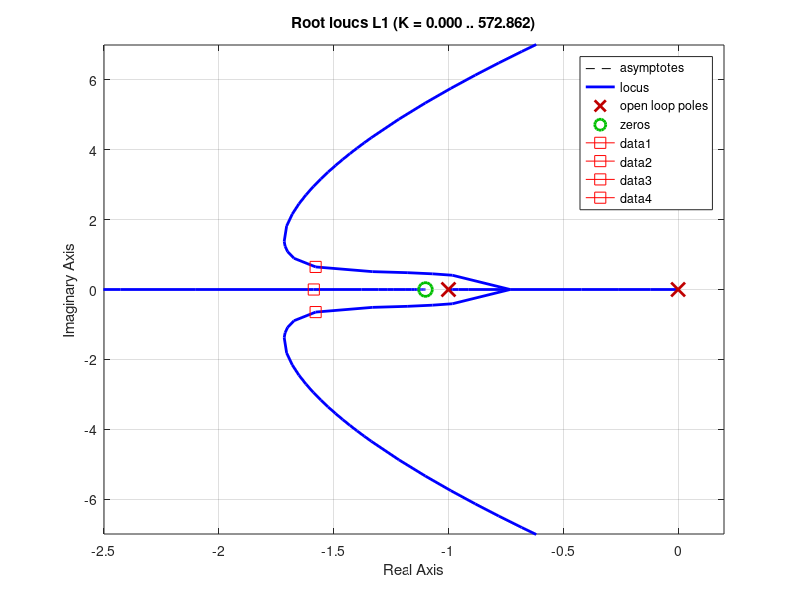
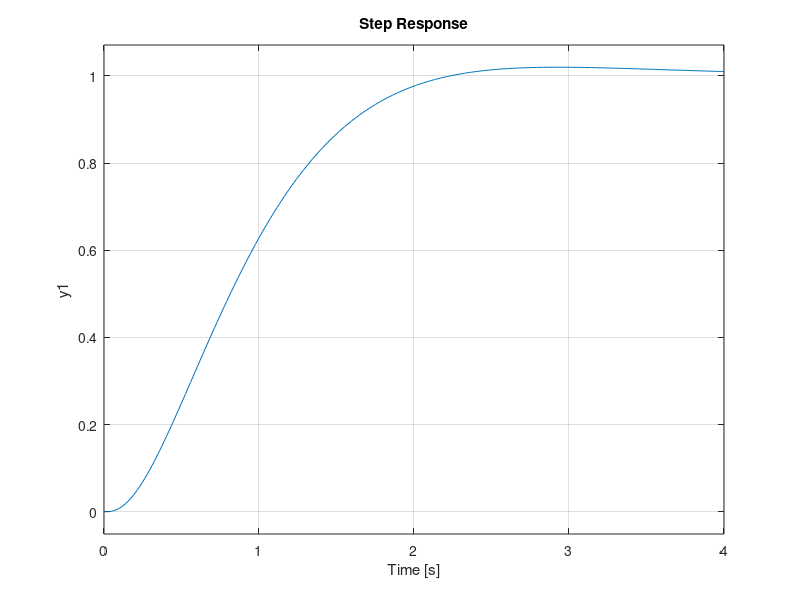

Source code (MATLAB) for these figures, in order:


s=tf('s')

Num_prac = 2;
Den_prac = s*(s+1)*(s+4);

lev= Num_prac/Den_prac;


%G = tf(lev)

G=zpk([],[0 -1 -4], 2)

% diseño del controlador
k=42.5;
z=-1.1;
p=-20;
C = zpk(z,p,k)
L1=C*G;
T=feedback(L1,1);
plc=pole(T);

% plot de la region de diseno
delete(gcf)
figure(1)
rlocus(L1)
axis ([-2.5 0.2 -7 7])

for i =1 : length(plc)
  line(real(plc(i)), imag(plc(i)),  'marker','square', 'color','r', 'markersize', 8)
end

figure(2)
step(T)